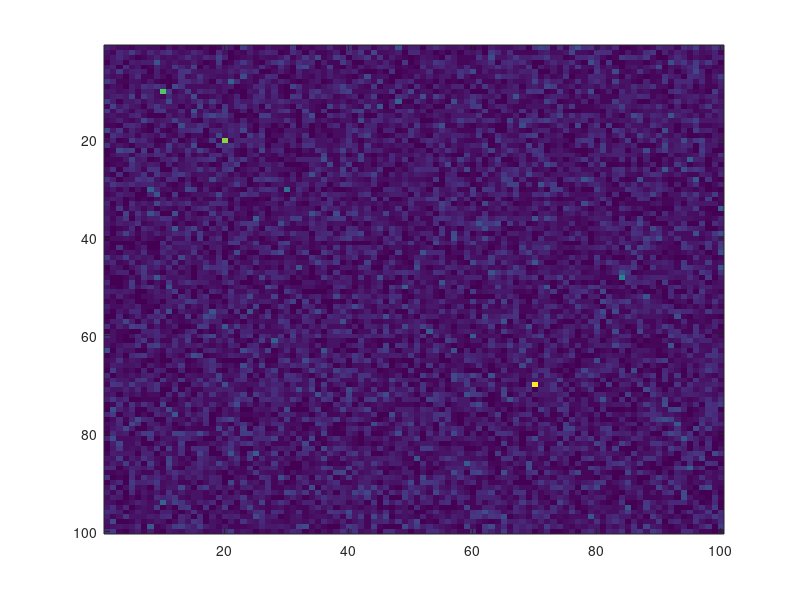

MATLAB code for this plot: (Note: this script raises an error after producing the figure.)
% Implement 1D CFAR using lagging cells on the given noise and target scenario.

% Close and delete all currently open figures
close all;
clearvars;
clc;

% Data_points
R = 100; % In range dimension
D = 100; % in doppler dimension

% Generate random noise
s=abs(randn(R,D));

%Targets location. Assigning bin 100, 200, 300 and 700 as Targets with the amplitudes of 8, 9, 4, 11.
s(10, 10) = 8;
s(20, 20) = 9;
s(30, 30) = 4;
s(70, 70) = 11;

%plot the output
imagesc(s);

% TODO: Apply CFAR to detect the targets by filtering the noise.

% 1. Define the following:
% 1a. Training Cells
Tr = 3;
Td = 3;
% 1b. Guard Cells 
Gr = 1;
Gd = 1;

% Offset : Adding room above noise threshold for desired SNR 
offset=6;

% 2. Slide window across the signal length
cfarWin = ones(((Td+Gd)*2 + 1), (Tr+Gr)*2 + 1);
cfarWin(Td+1:end-Td, Tr+1:end-Tr) = 0;
cfarWin = cfarWin/sum(cfarWin, 'all');

noise_level = conv2(s, cfarWin, 'same');
threshold_cfar = noise_level*offset;

detection = (s > threshold_cfar);
detection = detection.*s;

% plot the filtered signal
figure, imagesc(detection);

% plot original sig, threshold and filtered signal within the same figure.
figure;
surf(s)
hold on
surf(threshold_cfar)
surf(detection)